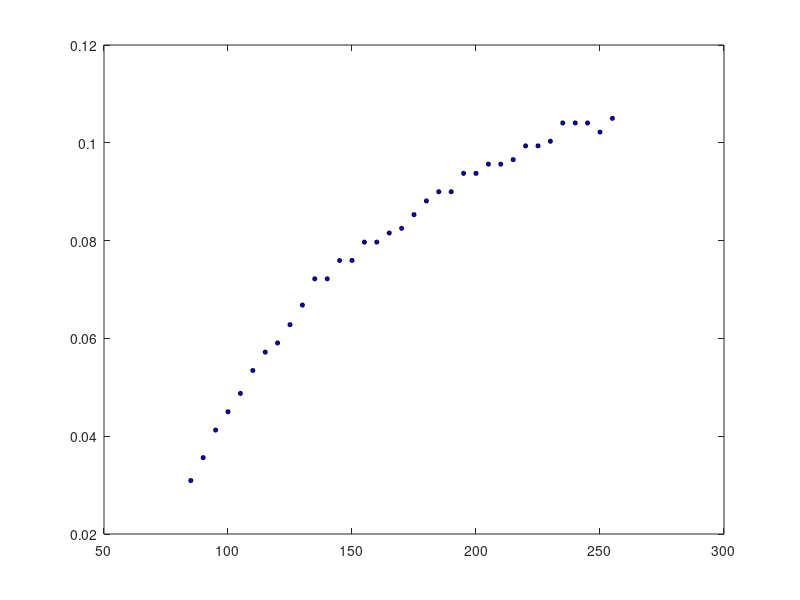

Write MATLAB code to recreate this figure. (Note: this script raises an error after producing the figure.)
%% Get motors profile
% find a profile for the motors solving a regression problem
%% Initialization
clear ; close all; clc
%% Data 
% Data from Arduino

% motor velocity
x_right = [0.105000 0.102188 0.104062 0.104062 0.104062 0.100312 0.099375...
    0.099375 0.096562 0.095625 0.095625 0.093750 0.093750 0.090000 ...
    0.090000 0.088125 0.085312 0.082500 0.081562 0.079688 0.079688 ...
    0.075937 0.075937 0.072187 0.072187 0.066812 0.062812 0.059063 ...
    0.057187 0.053437 0.048750 0.045000 0.041250 0.035625 0.030937]';
x_left = [0.092813 0.088125 0.087187 0.087187 0.087187 0.080625 0.080625...
    0.079688 0.079688 0.077813 0.075813 0.074062 0.074062 0.070313 ...
    0.069375 0.066562 0.066562 0.064687 0.062812 0.059063 0.058125 ...
    0.055312 0.049687 0.043500 0.043500 0.043500 0.042188 0.040313 ...
    0.038437 0.036000 0.035000 0.034000 0.033000 0.032000 0.030000]';

% motor input
y = linspace(255,85,size(x_right,1))';

data_points = [x_right x_left];

for i=1:size(data_points,2)
    
X = data_points(:,i);
figure()
plot(y, X,'ko', 'MarkerFaceColor', 'b', 'MarkerSize', 3);
hold on

% Choose polynomial degree
degree = 3;
% Set regularization parameter lambda to 1
lambda = 0.0000005;
%% Polynomial fitting
% fits data in a polynom and plots
coeff_fit = fit_polynom(X, y, degree);
fprintf('Theta polynomial fit: %f \n', coeff_fit);
%% Optimization Problem

% gets the polynom features with ones at the front
X_ = ones(size(X,1),1);
for i = 1:degree
    X_(:, end+1) = X.^(i);
end

% Initialize fitting parameters
theta = 0*rand(size(X_, 2), 1);

% Initialize some useful values
m = length(y); % number of training examples
grad = zeros(size(theta));

% Calculate cost (regularized cost does not count theta(1))
J = (1/2)*sum((X_*theta - y).^2);
J = J + (lambda/(2*m))*sum(theta(2:end).^2);
fprintf('Cost at initial theta (zeros): %f\n', J);
% Calculate cost (regularized gradient does not count theta(1))
grad(1) = sum((X_*theta - y).*X_(:,1));
grad(2:end) = sum((X_*theta - y).*X_(:,2:end))' + (lambda/m)*theta(2:end);
fprintf('Gradient at initial theta (zeros):\n');
fprintf(' %f \n', grad(1:degree));

% Set Options for the local optimizer
options = optimoptions('fminunc','Algorithm','quasi-newton',...
    'SpecifyObjectiveGradient',false,'OptimalityTolerance', 1e-10,...
    'MaxIter', 100000,'StepTolerance',1e-10);
% Local Optimizer
[theta_local, J_local, exit_flag] = ...
	fminunc(@(t)(costFunction(t, X_, y, lambda)), theta, options);
fprintf('Theta local optimizer: %f \n', theta_local);
fprintf('Cost local optimizer: %f \n', J_local);

% Global Optimizer
gs = GlobalSearch;
func = @(theta)(1/2*m)*sum((X_*theta - y).^2) + (lambda/(2))*sum(theta(2:end).^2);
problem = createOptimProblem('fmincon','x0',theta,...
    'objective',func);
theta = run(gs,problem);

fprintf('Theta global optimizer: %f \n', theta);
fprintf('Cost global optimizer: %f \n', J);

plot_x = linspace(min(x_right(:,1)),max(x_right(:,1)), 20);

% gets the polynom features
plot_y = get_polynom(theta, plot_x, degree);
plot(plot_y, plot_x,'g-');

% gets the polynom features
plot_y_local = get_polynom(theta_local, plot_x, degree);
plot(plot_y_local, plot_x,'k-');
hold on
  
% Legend, specific for the exercise
legend('Data points', 'Polynomal Fit', 'Global opt', 'Local opt')
axis('tight')
end
